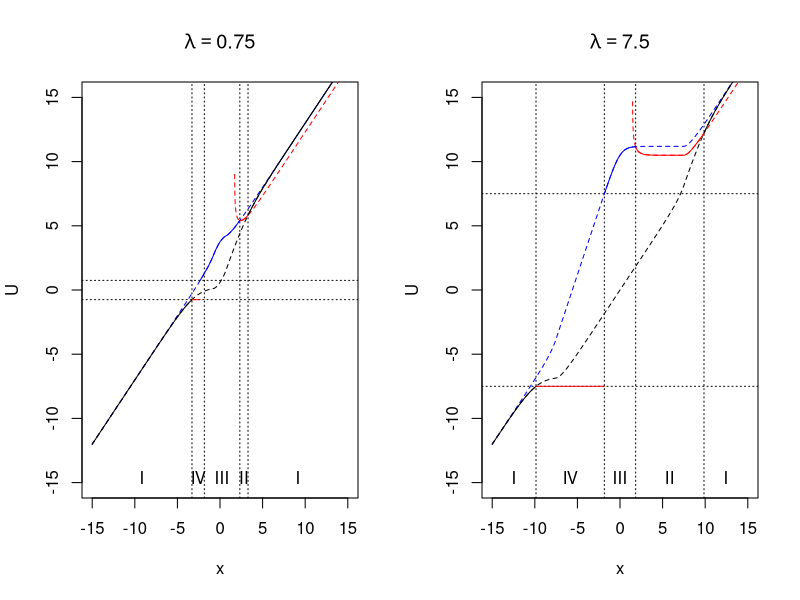
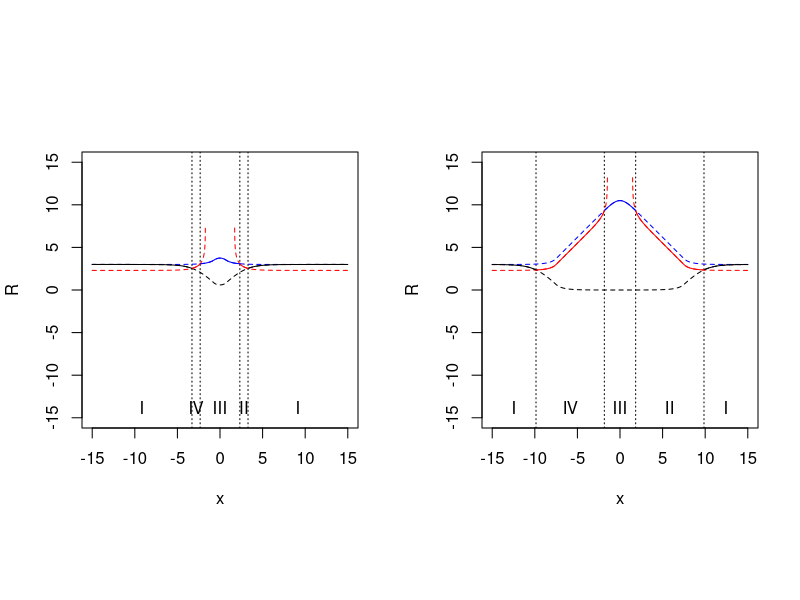
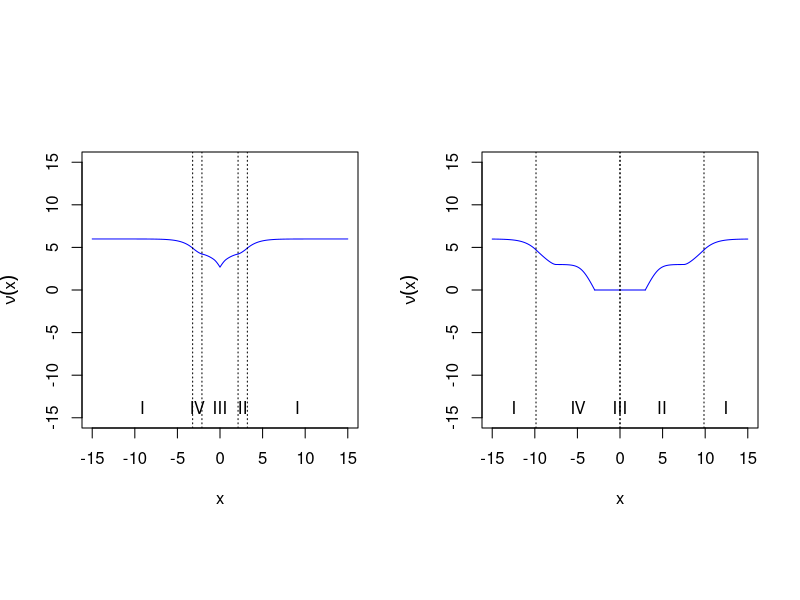

Source code (R) for these figures, in order:
#--------------------------------------------------------------------------------------------------------------------#
# On frequentist coverage of Bayesian credible sets for estimation of the mean under constraints
# Duisters & Schmidt-Hieber
# Math Institute, Leiden University
# June 2019
#--------------------------------------------------------------------------------------------------------------------#
#--------------------------------------------------------------------------------------------------------------------#
# source functions
library(rmutil) #dlaplace

#--------------------------------------------------------------------------------------------------------------------#
# Plots
#--------------------------------------------------------------------------------------------------------------------#
# Fig 3: Visualize R functions
dist <- "Lap"

# localize g and G functions
if(dist=="Lap"){
  g <- function(x,theta0=0){dlaplace(x,m=theta0,s=1)}
  G <- function(x,theta0=0){plaplace(x,m=theta0,s=1)}  
  Ginv <- function(p){qlaplace(p)}
}
if(dist=="Normal"){
  g <- function(x,theta0=0){dnorm(x,theta0,1)}
  G <- function(x,theta0=0){pnorm(x,theta0,1)}
  Ginv <- function(p){qnorm(p)}  # make precise by always considering small p as opposed to large  
}
if(dist=="t3"){
  g <- function(x,theta0=0){dt(x,3)}
  G <- function(x,theta0=0){pt(x,3)}  
  Ginv <- function(p){qt(p,3)}
}
if(dist=="t5"){
  g <- function(x,theta0=0){dt(x,5)}
  G <- function(x,theta0=0){pt(x,5)}  
  Ginv <- function(p){qt(p,5)}
}
if(dist=="Cauchy"){
  g <- function(x,theta0=0){dcauchy(x,theta0,1)}
  G <- function(x,theta0=0){pcauchy(x,theta0,1)}  
  Ginv <- function(p){qcauchy(p)}
}

# R functions
R1f <- function(x,alpha,w,lambda){Ginv(pmax(0,pmin(1,1 - alpha/2 - (1-w)/(2*w)*alpha*g(x)-((1-alpha)/2)*(G(lambda-x)-G(-lambda-x)))))}
R2f <- function(x,alpha,w,lambda){Ginv(pmax(0,pmin(1,1 - alpha - (1-w)/w*alpha*g(x)+alpha*(G(lambda-x)-G(-lambda-x)) + G(-lambda-x))))}
R3f <- function(x,alpha,w,lambda){Ginv(pmax(0,pmin(1,1 - alpha/2 - (1-w)/(2*w)*alpha*g(x)+(alpha/2)*(G(lambda-x)-G(-lambda-x)))))}


alpha <- 0.05
lambdas <- c(0.75,7.5)
w <- 1
#w<-0.2


pdf("Figures/figR.pdf",width=9)

xgrid <- seq(-15,15,0.01)
ranges <- c(-15,15)

par(mfrow=c(1,length(lambdas)),pty="s")
for(lambda in lambdas){
  
  # get R
  R1 <- R1f(xgrid,alpha,w,lambda)
  R2 <- R2f(xgrid,alpha,w,lambda)
  R3 <- R3f(xgrid,alpha,w,lambda)
  
  plot(xgrid,xgrid,type="n",xlab="x",ylab="R",xlim=ranges,asp=1) #main=bquote(lambda==.(lambda))
  
  x1 <- xgrid[xgrid > lambda + R1]
  x2 <- xgrid[(xgrid > 0) & (-lambda + R3 < xgrid) & (xgrid <= lambda + R1)  ]
  x3 <- xgrid[abs(xgrid) <= -lambda + R3]
  x4 <- (-x2)
  x5 <- xgrid[-xgrid > lambda + R1]
  
  
  # exclude |x| <= t_alpha
  ta <-max(0,xgrid[((w/(1-w))*(G(xgrid - lambda) + G(-xgrid - lambda))/g(xgrid)) <= (alpha/(1-alpha))])
  #if(ta!=0){polygon(x=c(-ta,ta,ta,-ta,-ta),y=c(-100,-100,100,100,-100),col="grey")}
  
  if(ta==0){ # this is a manual trick, not exact
  abline(v=c(max(x5),max(x4),min(x2),min(x1)),lty=3)
  mtext(c("I","IV","III","II","I"),side=1,adj=0.5,line=-1.5,at=c((min(ranges)+max(x5))/2,(max(x5)+max(x4))/2,(max(x4)+min(x2))/2,(min(x2)+min(x1))/2,(min(x1)+max(ranges))/2))
  }else{
    abline(v=c(max(x5),-ta,ta,min(x1)),lty=3)  
    mtext(c("I","IV","-","II","I"),side=1,adj=0.5,line=-1.5,at=c((min(ranges)+max(x5))/2,(max(x5)-ta)/2,(-ta+ta)/2,(ta+min(x1))/2,(min(x1)+max(ranges))/2))
    mtext(c(expression(-t[alpha]),expression(t[alpha])),side=1,at=c(-ta,ta),line=1)
  }
  
  lines(xgrid,R1,lty=2)
  lines(xgrid,R2,col="red",lty=2)
  lines(xgrid,R2f(-xgrid,alpha,w,lambda),col="red",lty=2)
  lines(xgrid,R3,col="blue",lty=2)
  
  # Active x in regime
  lines(x1[abs(x1)>ta],R1f(x1[abs(x1)>ta],alpha,w,lambda),lty=1)
  lines(x2[abs(x2)>ta],R2f(x2[abs(x2)>ta],alpha,w,lambda),col="red",lty=1)
  lines(x3[abs(x3)>ta],R3f(x3[abs(x3)>ta],alpha,w,lambda),col="blue",lty=1)
  lines(x4[abs(x4)>ta],R2f(-x4[abs(x4)>ta],alpha,w,lambda),col="red",lty=1)
  lines(x5[abs(x5)>ta],R1f(x5[abs(x5)>ta],alpha,w,lambda),lty=1)
  
  #legend("topleft",c(expression(R[1](x)),expression(paste(R[2](-x),",",R[2](x))),expression(R[3](x))),lty=c(1,1,1),col=c(1,"red","blue"),bg="white",box.col="white",seg.len=2)
  
}

dev.off()

# check, should give the same as FigLU :
# will replace getU and figLU
# plot U
par(mfrow=c(1,length(lambdas)))
for(lambda in lambdas){
  plot(xgrid,xgrid,type="n",xlab="x",ylab="U",ylim=c(-15,15),main=bquote(lambda==.(lambda)))
  
  lines(xgrid,xgrid+R1f(xgrid,alpha,w,lambda),lty=2)
  lines(xgrid,xgrid+R2f(xgrid,alpha,w,lambda),col="red",lty=2)
  lines(xgrid,xgrid+R3f(xgrid,alpha,w,lambda),col="blue",lty=2)

  x1 <- x2 <- x3 <- x5 <-  numeric(0)
  x1 <- xgrid[xgrid > lambda + R1f(xgrid,alpha,w,lambda)]
  x5 <- xgrid[-xgrid > lambda + R1f(xgrid,alpha,w,lambda)]
  x2 <- xgrid[(xgrid > 0) & (-lambda + R3f(xgrid,alpha,w,lambda) < xgrid) & (xgrid <= lambda + R1f(xgrid,alpha,w,lambda))]
  x3 <- xgrid[abs(xgrid) <= -lambda + R3f(xgrid,alpha,w,lambda)]
  
  abline(h=c(-lambda,lambda),lty=3)
  #abline(v=c(max(x5),min(x3),max(x3),min(x1)),lty=3)
  #mtext(c("I","IV","III","II","I"),side=1,adj=0.5,line=-1.5,at=c((min(xgrid)+max(x5))/2,(max(x5)+min(x3))/2,(min(x3)+max(x3))/2,(max(x3)+min(x1))/2,(min(x1)+max(xgrid))/2))
  abline(v=c(max(x5),max(x4),min(x2),min(x1)),lty=3)
  mtext(c("I","IV","III","II","I"),side=1,adj=0.5,line=-1.5,at=c((min(xgrid)+max(x5))/2,(max(x5)+max(x4))/2,(max(x4)+min(x2))/2,(min(x2)+min(x1))/2,(min(x1)+max(xgrid))/2))
  
  
  if(length(x1)>0){lines(x1,x1+R1f(x1,alpha,w,lambda),lty=1)}
  if(length(x5)>0){lines(x5,x5+R1f(x5,alpha,w,lambda),lty=1)}
  if(length(x2)>0){lines(x2,x2+R2f(x2,alpha,w,lambda),col="red",lty=1)}
  if(length(x2)>0){lines(-x2,rep(-lambda,length(x2)),col="red",lty=1)}
  if(length(x3)>0){lines(x3,x3+R3f(x3,alpha,w,lambda),col="blue",lty=1)}
  
}

# ---------------------------------------------------------------------------------------- #
# Lebesgue measure HPD credible set

# t_alpha (when HPD is not only zero)
feas <- function(x){((w/(1-w))*(G(x - lambda) + G(-lambda - x))/g(x)) > alpha/(1-alpha)}


alpha <- 0.05
lambdas <- c(0.75,7.5)
w <- 1
w<-0.2

#pdf("Figures/figsize.pdf",width=9)
pdf("Figures/figsizeSI.pdf",width=9) #w=0.2

xgrid <- seq(-15,15,0.01)
par(mfrow=c(1,length(lambdas)),pty="s")
for(lambda in lambdas){
  plot(xgrid,xgrid,type="n",xlab="x",ylab=expression(nu(x)),ylim=c(-15,15),asp=1) #expression(paste("Lebesgue measure of ",HPD[alpha]))
  
  x1 <- xgrid[(xgrid > lambda + R1f(xgrid,alpha,w,lambda))]
  x2 <- xgrid[(xgrid > 0) & (-lambda + R3f(xgrid,alpha,w,lambda) < xgrid) & (xgrid <= lambda + R1f(xgrid,alpha,w,lambda))  ]
  x3 <- xgrid[(abs(xgrid) <= -lambda + R3f(xgrid,alpha,w,lambda))]
  x4 <- (-x2)
  x5 <- xgrid[(-xgrid > lambda + R1f(xgrid,alpha,w,lambda))]
  
  lines(x1[feas(x1)],2*R1f(x1[feas(x1)],alpha,w,lambda),col="blue") # black
  lines(x2[feas(x2)],x2[feas(x2)]+R2f(x2[feas(x2)],alpha,w,lambda)-lambda,col="blue") #green
  lines(x3[feas(x3)],2*R3f(x3[feas(x3)],alpha,w,lambda)-2*lambda,col="blue") # blue
  lines(x4[feas(x4)],-x4[feas(x4)]+R2f(-x4[feas(x4)],alpha,w,lambda)-lambda,col="blue") # red
  lines(x5[feas(x5)],2*R1f(x5[feas(x5)],alpha,w,lambda),col="blue") # black
 
  lapply(list(x1,x2,x3,x4,x5),function(x)lines(x[feas(x)==F],rep(0,sum(feas(x)==F)),col="blue")) # draw zero size for HPD(x)={0}.
   
  abline(v=c(max(x5),max(x4),min(x2),min(x1)),lty=3)
  mtext(c("I","IV","III","II","I"),side=1,adj=0.5,line=-1.5,at=c((min(xgrid)+max(x5))/2,(max(x5)+max(x4))/2,(max(x4)+min(x2))/2,(min(x2)+min(x1))/2,(min(x1)+max(xgrid))/2))
  
}

dev.off()
